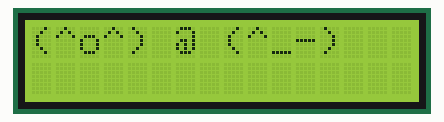
The sketch below on a simulated Arduino Uno, built with avr-gcc and run on an emulated ATmega328P. Parts: 16×2 character LCD.

Above: at 0.28 s.
At 0.7 s:
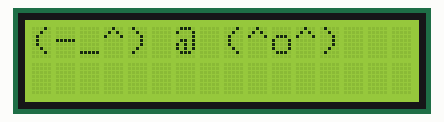

Measured:
- what the display in image 1 shows lasts 0.4 s, from 0.5 s to 0.9 s

The sketch:

ex022.ino
```cpp
#include <Wire.h>
#include <LiquidCrystal_I2C.h>

LiquidCrystal_I2C lcd(0x27, 16, 2);

void setup() {
  lcd.begin();
  lcd.backlight();
}

void loop() {
  lcd.clear();
  lcd.print("(^o^) @ (^_-)");
  delay(400);
  lcd.clear();
  lcd.print("(-_^) @ (^o^)");
  delay(400);

}
```
